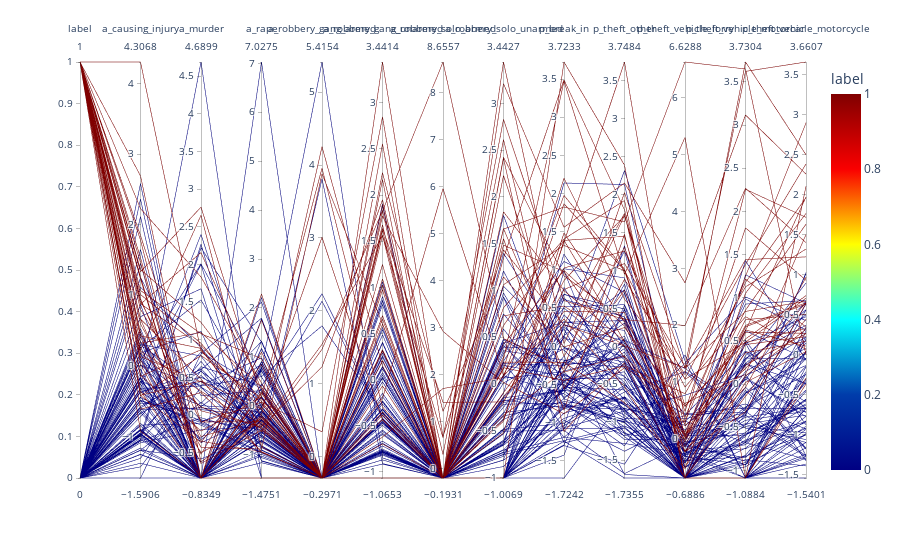
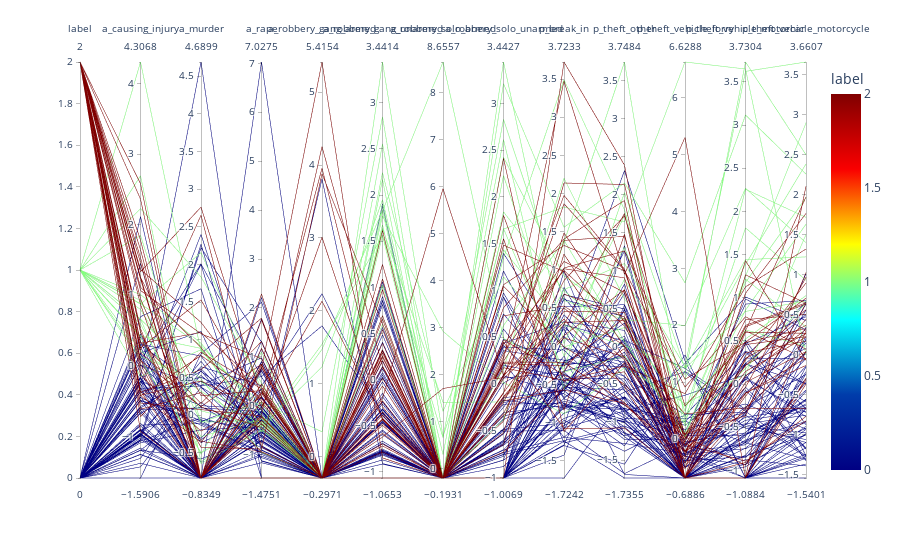
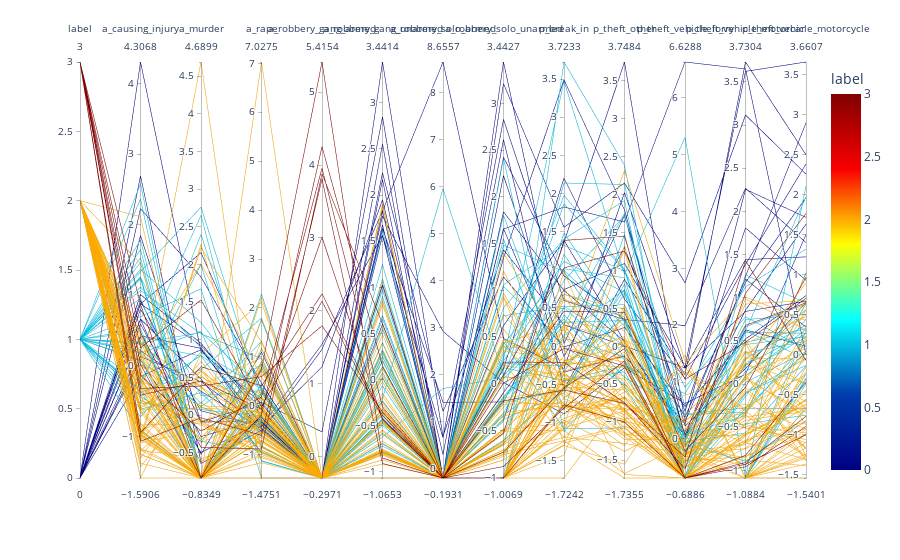
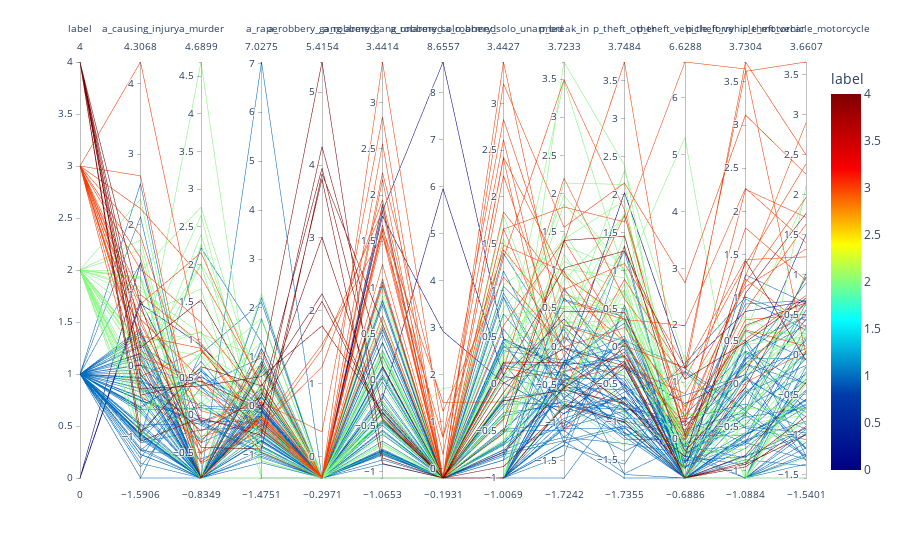

Write notebook code for charts like these, in order.
### Code cell
clusters_df_mod = cluster_inspect(df_scaled_mod, district_boundaries, [2, 3, 4, 5], c_random_state=42, c_n_init=10000, c_max_iter=100000)

### Figure 1 — Plotly figure (JSON) as saved in the notebook; plotly's stock layout.template omitted (floating-point values rounded to 4 significant figures; data arrays with more than 128 entries replaced by an {"elided": "..."} marker saying what was removed)
{"data": [{"dimensions": [{"label": "label", "values": {"elided": "131 int values"}}, {"label": "a_causing_injury", "values": {"elided": "131 float values"}}, {"label": "a_murder", "values": {"elided": "131 float values"}}, {"label": "a_rape", "values": {"elided": "131 float values"}}, {"label": "a_robbery_gang_armed", "values": {"elided": "131 float values"}}, {"label": "a_robbery_gang_unarmed", "values": {"elided": "131 float values"}}, {"label": "a_robbery_solo_armed", "values": {"elided": "131 float values"}}, {"label": "a_robbery_solo_unarmed", "values": {"elided": "131 float values"}}, {"label": "p_break_in", "values": {"elided": "131 float values"}}, {"label": "p_theft_other", "values": {"elided": "131 float values"}}, {"label": "p_theft_vehicle_lorry", "values": {"elided": "131 float values"}}, {"label": "p_theft_vehicle_motorcar", "values": {"elided": "131 float values"}}, {"label": "p_theft_vehicle_motorcycle", "values": {"elided": "131 float values"}}], "domain": {"x": [0, 1], "y": [0, 1]}, "line": {"color": {"elided": "131 int values"}, "coloraxis": "coloraxis"}, "name": "", "type": "parcoords"}], "layout": {"coloraxis": {"colorbar": {"title": {"text": "label"}}, "colorscale": [[0, "rgb(0,0,131)"], [0.2, "rgb(0,60,170)"], [0.4, "rgb(5,255,255)"], [0.6, "rgb(255,255,0)"], [0.8, "rgb(250,0,0)"], [1, "rgb(128,0,0)"]]}, "legend": {"tracegroupgap": 0}, "margin": {"t": 60}}}

### Figure 2 — Plotly figure (JSON) as saved in the notebook; plotly's stock layout.template omitted (floating-point values rounded to 4 significant figures; data arrays with more than 128 entries replaced by an {"elided": "..."} marker saying what was removed)
{"data": [{"dimensions": [{"label": "label", "values": {"elided": "131 int values"}}, {"label": "a_causing_injury", "values": {"elided": "131 float values"}}, {"label": "a_murder", "values": {"elided": "131 float values"}}, {"label": "a_rape", "values": {"elided": "131 float values"}}, {"label": "a_robbery_gang_armed", "values": {"elided": "131 float values"}}, {"label": "a_robbery_gang_unarmed", "values": {"elided": "131 float values"}}, {"label": "a_robbery_solo_armed", "values": {"elided": "131 float values"}}, {"label": "a_robbery_solo_unarmed", "values": {"elided": "131 float values"}}, {"label": "p_break_in", "values": {"elided": "131 float values"}}, {"label": "p_theft_other", "values": {"elided": "131 float values"}}, {"label": "p_theft_vehicle_lorry", "values": {"elided": "131 float values"}}, {"label": "p_theft_vehicle_motorcar", "values": {"elided": "131 float values"}}, {"label": "p_theft_vehicle_motorcycle", "values": {"elided": "131 float values"}}], "domain": {"x": [0, 1], "y": [0, 1]}, "line": {"color": {"elided": "131 int values"}, "coloraxis": "coloraxis"}, "name": "", "type": "parcoords"}], "layout": {"coloraxis": {"colorbar": {"title": {"text": "label"}}, "colorscale": [[0, "rgb(0,0,131)"], [0.2, "rgb(0,60,170)"], [0.4, "rgb(5,255,255)"], [0.6, "rgb(255,255,0)"], [0.8, "rgb(250,0,0)"], [1, "rgb(128,0,0)"]]}, "legend": {"tracegroupgap": 0}, "margin": {"t": 60}}}

### Figure 3 — Plotly figure (JSON) as saved in the notebook; plotly's stock layout.template omitted (floating-point values rounded to 4 significant figures; data arrays with more than 128 entries replaced by an {"elided": "..."} marker saying what was removed)
{"data": [{"dimensions": [{"label": "label", "values": {"elided": "131 int values"}}, {"label": "a_causing_injury", "values": {"elided": "131 float values"}}, {"label": "a_murder", "values": {"elided": "131 float values"}}, {"label": "a_rape", "values": {"elided": "131 float values"}}, {"label": "a_robbery_gang_armed", "values": {"elided": "131 float values"}}, {"label": "a_robbery_gang_unarmed", "values": {"elided": "131 float values"}}, {"label": "a_robbery_solo_armed", "values": {"elided": "131 float values"}}, {"label": "a_robbery_solo_unarmed", "values": {"elided": "131 float values"}}, {"label": "p_break_in", "values": {"elided": "131 float values"}}, {"label": "p_theft_other", "values": {"elided": "131 float values"}}, {"label": "p_theft_vehicle_lorry", "values": {"elided": "131 float values"}}, {"label": "p_theft_vehicle_motorcar", "values": {"elided": "131 float values"}}, {"label": "p_theft_vehicle_motorcycle", "values": {"elided": "131 float values"}}], "domain": {"x": [0, 1], "y": [0, 1]}, "line": {"color": {"elided": "131 int values"}, "coloraxis": "coloraxis"}, "name": "", "type": "parcoords"}], "layout": {"coloraxis": {"colorbar": {"title": {"text": "label"}}, "colorscale": [[0, "rgb(0,0,131)"], [0.2, "rgb(0,60,170)"], [0.4, "rgb(5,255,255)"], [0.6, "rgb(255,255,0)"], [0.8, "rgb(250,0,0)"], [1, "rgb(128,0,0)"]]}, "legend": {"tracegroupgap": 0}, "margin": {"t": 60}}}

### Figure 4 — Plotly figure (JSON) as saved in the notebook; plotly's stock layout.template omitted (floating-point values rounded to 4 significant figures; data arrays with more than 128 entries replaced by an {"elided": "..."} marker saying what was removed)
{"data": [{"dimensions": [{"label": "label", "values": {"elided": "131 int values"}}, {"label": "a_causing_injury", "values": {"elided": "131 float values"}}, {"label": "a_murder", "values": {"elided": "131 float values"}}, {"label": "a_rape", "values": {"elided": "131 float values"}}, {"label": "a_robbery_gang_armed", "values": {"elided": "131 float values"}}, {"label": "a_robbery_gang_unarmed", "values": {"elided": "131 float values"}}, {"label": "a_robbery_solo_armed", "values": {"elided": "131 float values"}}, {"label": "a_robbery_solo_unarmed", "values": {"elided": "131 float values"}}, {"label": "p_break_in", "values": {"elided": "131 float values"}}, {"label": "p_theft_other", "values": {"elided": "131 float values"}}, {"label": "p_theft_vehicle_lorry", "values": {"elided": "131 float values"}}, {"label": "p_theft_vehicle_motorcar", "values": {"elided": "131 float values"}}, {"label": "p_theft_vehicle_motorcycle", "values": {"elided": "131 float values"}}], "domain": {"x": [0, 1], "y": [0, 1]}, "line": {"color": {"elided": "131 int values"}, "coloraxis": "coloraxis"}, "name": "", "type": "parcoords"}], "layout": {"coloraxis": {"colorbar": {"title": {"text": "label"}}, "colorscale": [[0, "rgb(0,0,131)"], [0.2, "rgb(0,60,170)"], [0.4, "rgb(5,255,255)"], [0.6, "rgb(255,255,0)"], [0.8, "rgb(250,0,0)"], [1, "rgb(128,0,0)"]]}, "legend": {"tracegroupgap": 0}, "margin": {"t": 60}}}
